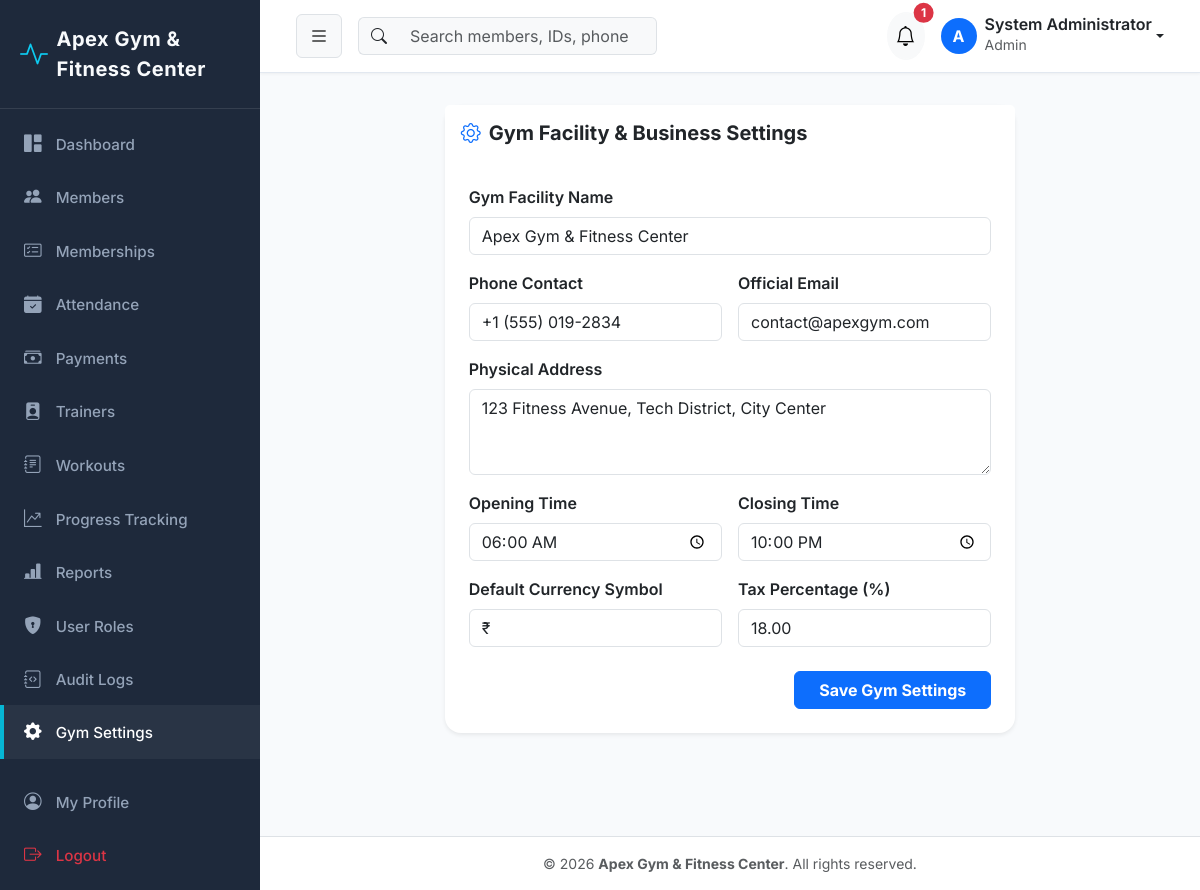
The page /settings/ (signed in) on the database its author committed.
### gym_settings/models.py (models this page shows, shortened)
class GymSetting(models.Model):
    name = models.CharField(max_length=150, default='Apex Gym & Fitness Center')
    logo = models.ImageField(upload_to='gym_logo/', blank=True, null=True)
    address = models.TextField(default='123 Fitness Avenue, Tech District, City Center')
    phone = models.CharField(max_length=20, default='+1 (555) 019-2834')
    email = models.EmailField(default='contact@apexgym.com')
    opening_time = models.TimeField(default=time(6, 0))
    closing_time = models.TimeField(default=time(22, 0))
    currency = models.CharField(max_length=10, default='₹')
    tax_percentage = models.DecimalField(max_digits=5, decimal_places=2, default=18.00)
    updated_at = models.DateTimeField(auto_now=True)
    @classmethod
    def get_settings(cls):
        obj, created = cls.objects.get_or_create(pk=1)
        return obj

### accounts/models.py (models this page shows, shortened)
class User(AbstractUser):
    class Role(models.TextChoices):
        ADMIN = 'ADMIN', 'Admin'
        STAFF = 'STAFF', 'Staff'
        TRAINER = 'TRAINER', 'Trainer'
        MEMBER = 'MEMBER', 'Member'
    role = models.CharField(
        max_length=20,
        choices=Role.choices,
        default=Role.MEMBER,
        help_text='Role for role-based access control'
    )
    phone = models.CharField(max_length=20, blank=True, null=True)
    profile_picture = models.ImageField(upload_to='profiles/', blank=True, null=True)
    created_at = models.DateTimeField(auto_now_add=True)
    updated_at = models.DateTimeField(auto_now=True)
    @property
    def is_admin(self):
        return self.role == self.Role.ADMIN or self.is_superuser
    def get_full_name_or_username(self):
        full = f"{self.first_name} {self.last_name}".strip()
        return full if full else self.username

### gym_settings/views.py (the view)
# urls.py: path('', views.gym_settings_view, name='index'),
@login_required
def gym_settings_view(request):
    if not request.user.is_admin:
        messages.error(request, "Access denied. Only Admin can update gym settings.")
        return redirect('dashboard:index')
    settings_obj = GymSetting.get_settings()
    if request.method == 'POST':
        form = GymSettingForm(request.POST, request.FILES, instance=settings_obj)
        if form.is_valid():
            form.save()
            messages.success(request, "Gym settings updated successfully!")
            return redirect('gym_settings:index')
    else:
        form = GymSettingForm(instance=settings_obj)
    return render(request, 'gym_settings/index.html', {'form': form, 'settings_obj': settings_obj})

### gym_settings/views.py
class GymSettingForm(forms.ModelForm):
    class Meta:
        model = GymSetting
        fields = ['name', 'logo', 'address', 'phone', 'email', 'opening_time', 'closing_time', 'currency', 'tax_percentage']
        widgets = {
            'name': forms.TextInput(attrs={'class': 'form-control'}),
            'logo': forms.FileInput(attrs={'class': 'form-control'}),
            'address': forms.Textarea(attrs={'class': 'form-control', 'rows': 3}),
            'phone': forms.TextInput(attrs={'class': 'form-control'}),
            'email': forms.EmailInput(attrs={'class': 'form-control'}),
            'opening_time': forms.TimeInput(attrs={'class': 'form-control', 'type': 'time'}),
            'closing_time': forms.TimeInput(attrs={'class': 'form-control', 'type': 'time'}),
            'currency': forms.TextInput(attrs={'class': 'form-control'}),
            'tax_percentage': forms.NumberInput(attrs={'class': 'form-control', 'step': '0.01'}),
        }

### notifications/context_processors.py (called while the page is built)
def user_notifications(request):
    if request.user.is_authenticated:
        unread = Notification.objects.filter(user=request.user, is_read=False)[:5]
        unread_count = Notification.objects.filter(user=request.user, is_read=False).count()
        return {
            'navbar_notifications': unread,
            'unread_notifications_count': unread_count
        }
    return {
        'navbar_notifications': [],
        'unread_notifications_count': 0
    }

### templates/gym_settings/index.html (shortened to what this page needs)
{% extends "base.html" %}
{% block content %}
<div class="container py-3">
    <div class="row justify-content-center">
        <div class="col-md-8">
            <div class="card border-0 shadow-sm rounded-4">
                <div class="card-header bg-white border-0 py-3">
                    <h5 class="fw-bold mb-0"><i class="bi bi-gear text-primary me-2"></i>Gym Facility & Business Settings</h5>
                </div>
                <div class="card-body p-4">
                    <form method="POST" enctype="multipart/form-data">
                        <div class="row g-3">
                            <div class="col-md-12">
                                <label class="form-label fw-semibold">Gym Facility Name</label>
                                {{ form.name }}
                            </div>
                            <div class="col-md-6">
                                <label class="form-label fw-semibold">Phone Contact</label>
                                {{ form.phone }}
                            </div>
                            <div class="col-md-6">
                                <label class="form-label fw-semibold">Official Email</label>
                                {{ form.email }}
                            </div>
                            <div class="col-md-12">
                                <label class="form-label fw-semibold">Physical Address</label>
                                {{ form.address }}
                            </div>
                            <div class="col-md-6">
                                <label class="form-label fw-semibold">Opening Time</label>
                                {{ form.opening_time }}
                            </div>
                            <div class="col-md-6">
                                <label class="form-label fw-semibold">Closing Time</label>
                                {{ form.closing_time }}
                            </div>
                            <div class="col-md-6">
                                <label class="form-label fw-semibold">Default Currency Symbol</label>
                                {{ form.currency }}
                            </div>
                            <div class="col-md-6">
                                <label class="form-label fw-semibold">Tax Percentage (%)</label>
                                {{ form.tax_percentage }}
                            </div>
                        </div>
                        <div class="d-flex justify-content-end mt-4">
                            <button type="submit" class="btn btn-primary fw-bold px-4">Save Gym Settings</button>
                        </div>
                    </form>
                </div>
            </div>
        </div>
    </div>
</div>
{% endblock %}

### templates/base.html (shortened to what this page needs)
<!DOCTYPE html>
<html lang="en">
<head>
    <link href="https://cdn.jsdelivr.net/npm/bootstrap@5.3.2/dist/css/bootstrap.min.css" rel="stylesheet">
    <link href="https://cdn.jsdelivr.net/npm/bootstrap-icons@1.11.1/font/bootstrap-icons.css" rel="stylesheet">
    {% load static %}
    <link rel="stylesheet" href="{% static 'css/custom.css' %}">
</head>
<body>
    <div id="wrapper">
        {% if user.is_authenticated %}
        <aside id="sidebar-wrapper">
            <div class="sidebar-heading d-flex align-items-center">
                <i class="bi bi-activity text-info me-2 fs-3"></i>
                <span class="fw-bold">{{ gym_info.name|default:"Apex Fitness" }}</span>
            </div>
            <div class="list-group list-group-flush py-2">
                <a href="{% url 'dashboard:index' %}" class="list-group-item {% if request.resolver_match.app_name == 'dashboard' %}active{% endif %}">
                    <i class="bi bi-grid-1x2-fill"></i> Dashboard
                </a>
                {% if user.is_admin or user.is_staff_user %}
                <a href="{% url 'members:list' %}" class="list-group-item {% if request.resolver_match.app_name == 'members' %}active{% endif %}">
                    <i class="bi bi-people-fill"></i> Members
                </a>
                <a href="{% url 'memberships:subscription_list' %}" class="list-group-item {% if request.resolver_match.app_name == 'memberships' %}active{% endif %}">
                    <i class="bi bi-card-checklist"></i> Memberships
                </a>
                <a href="{% url 'attendance:list' %}" class="list-group-item {% if request.resolver_match.app_name == 'attendance' %}active{% endif %}">
                    <i class="bi bi-calendar-check-fill"></i> Attendance
                </a>
                <a href="{% url 'payments:list' %}" class="list-group-item {% if request.resolver_match.app_name == 'payments' %}active{% endif %}">
                    <i class="bi bi-cash-stack"></i> Payments
                </a>
                <a href="{% url 'trainers:list' %}" class="list-group-item {% if request.resolver_match.app_name == 'trainers' %}active{% endif %}">
                    <i class="bi bi-person-badge-fill"></i> Trainers
                </a>
                {% endif %}
                <a href="{% url 'workouts:list' %}" class="list-group-item {% if request.resolver_match.app_name == 'workouts' and request.resolver_match.url_name != 'progress' %}active{% endif %}">
                    <i class="bi bi-journal-text"></i> Workouts
                </a>
                <a href="{% url 'workouts:progress' %}" class="list-group-item {% if request.resolver_match.url_name == 'progress' %}active{% endif %}">
                    <i class="bi bi-graph-up-arrow"></i> Progress Tracking
                </a>
                {% if user.is_admin or user.is_staff_user %}
                <a href="{% url 'reports:index' %}" class="list-group-item {% if request.resolver_match.app_name == 'reports' %}active{% endif %}">
                    <i class="bi bi-bar-chart-line-fill"></i> Reports
                </a>
                {% endif %}
                {% if user.is_admin %}
                <a href="{% url 'accounts:user_list' %}" class="list-group-item {% if request.resolver_match.url_name == 'user_list' %}active{% endif %}">
                    <i class="bi bi-shield-lock-fill"></i> User Roles
                </a>
                <a href="{% url 'audit_logs:list' %}" class="list-group-item {% if request.resolver_match.app_name == 'audit_logs' %}active{% endif %}">
                    <i class="bi bi-journal-code"></i> Audit Logs
                </a>
                <a href="{% url 'gym_settings:index' %}" class="list-group-item {% if request.resolver_match.app_name == 'gym_settings' %}active{% endif %}">
                    <i class="bi bi-gear-fill"></i> Gym Settings
                </a>
                {% endif %}
                <a href="{% url 'accounts:profile' %}" class="list-group-item mt-3 {% if request.resolver_match.url_name == 'profile' %}active{% endif %}">
                    <i class="bi bi-person-circle"></i> My Profile
                </a>
                <a href="{% url 'accounts:logout' %}" class="list-group-item text-danger">
                    <i class="bi bi-box-arrow-right"></i> Logout
                </a>
            </div>
        </aside>
        {% endif %}
        <div id="page-content-wrapper">
            {% if user.is_authenticated %}
            <nav class="navbar navbar-expand-lg top-navbar">
                <div class="container-fluid">
                    <button class="btn btn-light border" id="sidebarToggle">
                        <i class="bi bi-list fs-5"></i>
                    </button>
                    <form class="d-none d-md-flex ms-3 me-auto" action="{% url 'members:list' %}" method="GET">
                        <div class="input-group">
                            <span class="input-group-text bg-light border-end-0"><i class="bi bi-search"></i></span>
                            <input class="form-control bg-light border-start-0" type="search" name="q" placeholder="Search members, IDs, phone..." aria-label="Search">
                        </div>
                    </form>
                    <div class="d-flex align-items-center ms-auto">
                        <div class="dropdown me-3">
                            <button class="btn btn-light position-relative rounded-circle p-2" type="button" data-bs-toggle="dropdown">
                                <i class="bi bi-bell fs-5"></i>
                                {% if unread_notifications_count > 0 %}
                                <span class="position-absolute top-0 start-100 translate-middle badge rounded-pill bg-danger">
                                    {{ unread_notifications_count }}
                                </span>
                                {% endif %}
                            </button>
                        </div>
                        <div class="dropdown">
                            <a class="d-flex align-items-center text-decoration-none dropdown-toggle text-dark" href="#" data-bs-toggle="dropdown">
                                <div class="bg-primary text-white rounded-circle d-flex align-items-center justify-content-center me-2 fw-bold" style="width: 36px; height: 36px;">
                                    {{ user.username|slice:":1"|upper }}
                                </div>
                                <div class="d-none d-sm-block text-start">
                                    <div class="fw-semibold lh-1">{{ user.get_full_name_or_username }}</div>
                                    <small class="text-muted">{{ user.get_role_display }}</small>
                                </div>
                            </a>
                        </div>
                    </div>
                </div>
            </nav>
            {% endif %}
            <div class="container-fluid pt-3 px-4">
                {% block content %}{% endblock %}
            </div>
            <footer class="mt-auto py-3 bg-white border-top text-center text-muted small">
                <div class="container">
                    &copy; {% now "Y" %} <strong>{{ gym_info.name|default:"Apex Gym & Fitness Center" }}</strong>. All rights reserved.
                </div>
            </footer>
        </div>
    </div>
</body>
</html>

### static/css/custom.css (style rules this page uses)
:root { --primary-color: #4f46e5; --primary-hover: #4338ca; --secondary-color: #06b6d4; --dark-bg: #0f172a; --sidebar-bg: #1e293b; --card-bg: #ffffff; --text-primary: #1e293b; --text-muted: #64748b; --accent-success: #10b981; --accent-warning: #f59e0b; --accent-danger: #ef4444; --border-color: #e2e8f0; }
body { font-family: 'Inter', system-ui, -apple-system, sans-serif; background-color: #f8fafc; color: var(--text-primary); overflow-x: hidden; }
#wrapper { display: flex; width: 100%; align-items: stretch; min-height: 100vh; }
#sidebar-wrapper { min-width: 260px; max-width: 260px; background-color: var(--sidebar-bg); color: #f8fafc; transition: all 0.3s ease; z-index: 1000; }
#sidebar-wrapper .sidebar-heading { padding: 1.5rem 1.25rem; font-size: 1.25rem; font-weight: 700; letter-spacing: 0.5px; border-bottom: 1px solid rgba(255, 255, 255, 0.1); }
#sidebar-wrapper .list-group-item { background-color: transparent; color: #94a3b8; border: none; padding: 0.85rem 1.25rem; font-size: 0.95rem; font-weight: 500; border-left: 4px solid transparent; transition: all 0.2s ease; }
#sidebar-wrapper .list-group-item:hover, #sidebar-wrapper .list-group-item.active { color: #ffffff; background-color: rgba(255, 255, 255, 0.05); border-left-color: var(--secondary-color); }
#sidebar-wrapper .list-group-item i { width: 24px; font-size: 1.1rem; margin-right: 10px; }
#page-content-wrapper { width: 100%; flex: 1; display: flex; flex-direction: column; }
.top-navbar { background-color: #ffffff; border-bottom: 1px solid var(--border-color); padding: 0.75rem 1.5rem; box-shadow: 0 1px 3px 0 rgba(0, 0, 0, 0.05); }

### rows shown on the page
GymSetting: name "Apex Gym & Fitness Center", phone "+1 (555) 019-2834", email "contact@apexgym.com", address "123 Fitness Avenue, Tech District, City Center", opening_time "06:00:00", closing_time "22:00:00", currency "₹", tax_percentage "18.00"
User: username "A", get_full_name_or_username "System Administrator", role "Admin"

### other values the page prints
{{ unread_notifications_count }} "1"
